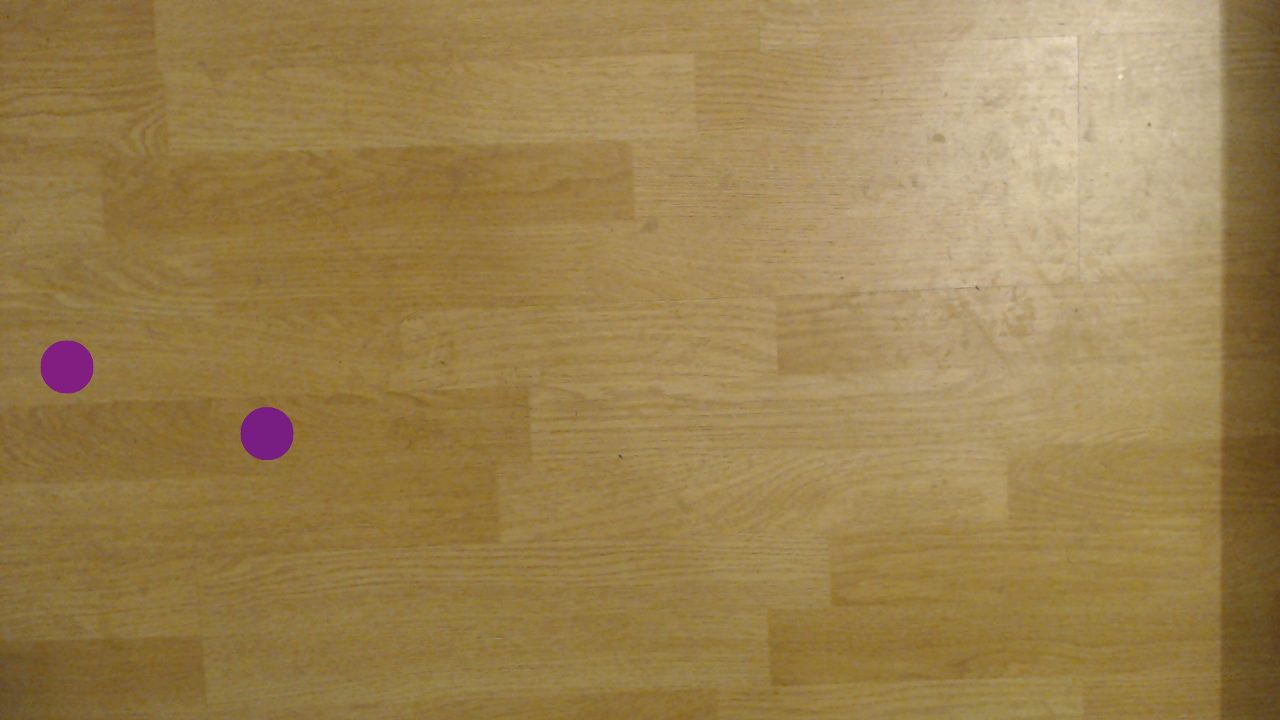
#> input picture lab05/sample01.tiff, 1280 x 720 px, given in place of the camera
$ python task03new.py
#> lines starting #> are read from the running program, lines starting #| are printed output that depends on the picture; after the words box and inside, x2 and y2 are one past the last pixel; in counts of white or black regions, pixels touching at a corner belong together; long printed decimals are rounded
import numpy as np
import cv2
import time

# open the camera
cap = cv2.VideoCapture(0)
framerate=0

LB_trac_value = 0
LB_old_value = 0
LG_trac_value = 25
LG_old_value = 0
LR_trac_value = 80
LR_old_value= 0
HB_trac_value= 200
HB_old_value = 0
HG_trac_value= 70
HG_old_value= 0
HR_trac_value = 255
HR_old_value = 0

blobparams = cv2.SimpleBlobDetector_Params()
blobparams.filterByCircularity = False
blobparams.filterByArea = True
blobparams.minArea =100 #10
blobparams.maxArea =100000
#blobparams.filterByColor= True
#blobparams.blobColor=255
blobparams.minDistBetweenBlobs = 200
##blobparams.filterByConvexity = False
##blobparams.maxConvexity = 3000

detector = cv2.SimpleBlobDetector_create(blobparams)


def LB_updateValue(new_value):
    global LB_trac_value
    LB_trac_value = new_value
    return
def LG_updateValue(new_value):
    global LG_trac_value
    LG_trac_value = new_value
    return
def LR_updateValue(new_value):
    global LR_trac_value
    LR_trac_value = new_value
    return
def HB_updateValue(new_value):
    global HB_trac_value
    HB_trac_value= new_value
    return
def HG_updateValue(new_value):
    global HG_trac_value
    HG_trac_value= new_value
    return
def HR_updateValue(new_value):
    global HR_trac_value
    HR_trac_value = new_value
    return

cv2.namedWindow("Processed")
cv2.createTrackbar("Low Blue trackbar", "Processed", LB_trac_value, 255, LB_updateValue)
cv2.createTrackbar("Low Green trackbar", "Processed", LG_trac_value, 255, LG_updateValue)
cv2.createTrackbar("Low Red trackbar", "Processed", LR_trac_value, 255, LR_updateValue)
cv2.createTrackbar("High Blue trackbar", "Processed", HB_trac_value, 255, HB_updateValue)
cv2.createTrackbar("High Green trackbar", "Processed", HG_trac_value, 255, HG_updateValue)
cv2.createTrackbar("High Red trackbar", "Processed", HR_trac_value, 255, HR_updateValue)
cv2.SimpleBlobDetector_create()
while True:
    #read the image from the camera
    ret, frame = cap.read()
#> frame is the input picture: shape (720, 1280, 3); mean B, G, R 79.9, 129.6, 155.4
    timeold=time.time()
    #You will need this later
    #frame = cv2.cvtColor(frame, ENTER_CORRECT_CONSTANT_HERE)
# colour detection limits
    lB = LB_trac_value
    lG = LG_trac_value
    lR = LR_trac_value
    hB = HB_trac_value
    hG = HG_trac_value
    hR = HR_trac_value
    lowerLimits = np.array([lB, lG, lR])
    upperLimits = np.array([hB, hG, hR])

    # Our operations on the frame come here
    thresholded = cv2.inRange(frame, lowerLimits, upperLimits)
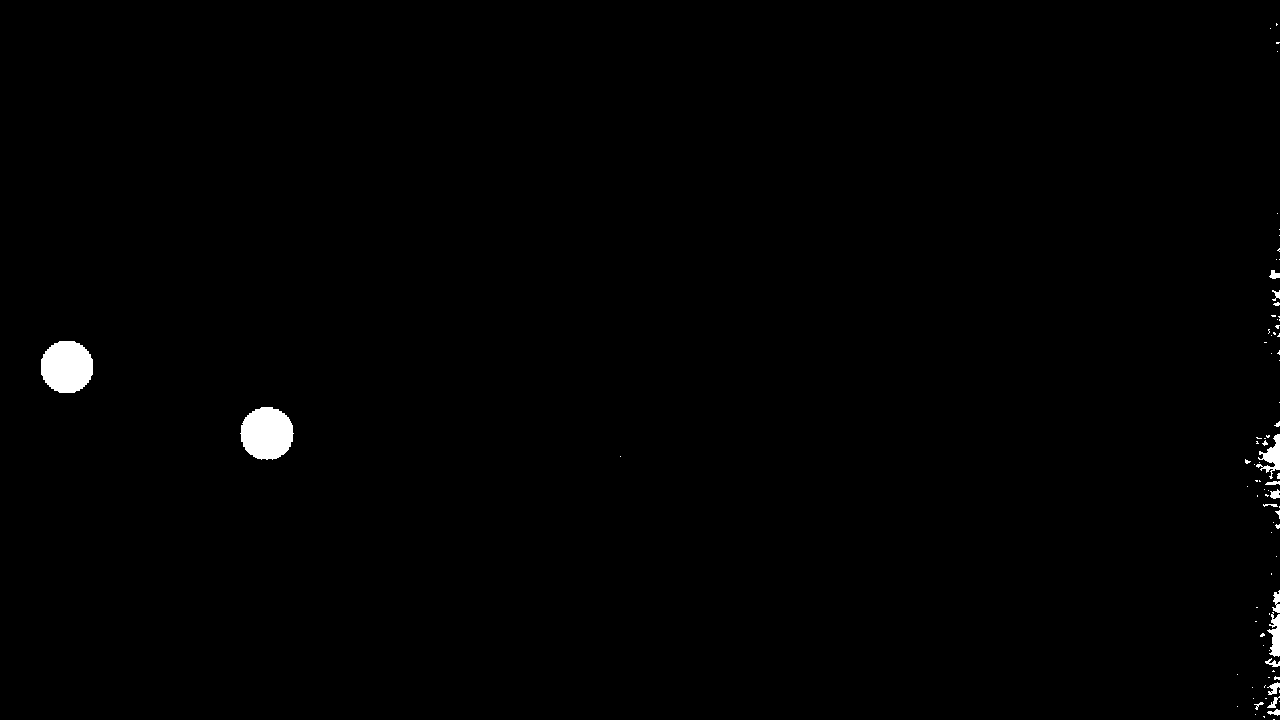
#> thresholded: shape (720, 1280); 0.67% white; 85 white regions (69 under 20 px), largest, box (x1, y1, x2, y2) and area: (240, 407, 294, 460) 2212, (41, 341, 93, 393) 2184, (1256, 434, 1280, 479) 435
    thresholded = cv2.bitwise_not(thresholded)

    keypoints = detector.detect(thresholded)
#> keypoints = 2 keypoints; (x, y, size): (267, 433, 54.1), (66, 366, 53.8)
    #to show the detected keypoints on the screen
    thresh = cv2.drawKeypoints(frame, keypoints, np.array([]), (255,0,0), cv2.DRAW_MATCHES_FLAGS_DRAW_RICH_KEYPOINTS)
    outimage = cv2.bitwise_and(frame, frame, mask = thresholded)

    if len(keypoints)!=0:
        print(keypoints[0].size)#Displays size of one object
#| 54.126
    for keypoint in keypoints:
            thresh = cv2.resize(thresh, (0,0), fx=2, fy=2)
            cv2.putText(thresh, "X("+str(int(keypoint.pt[0]))+")"+"Y("+str(int(keypoint.pt[1]))+")", (2*(int(keypoint.pt[0])), (2*int(keypoint.pt[1]))), cv2.FONT_HERSHEY_SIMPLEX, 1, (0, 255, 0), 2)
            thresh = cv2.resize(thresh, (0,0), fx=0.5, fy=0.5)
#> this loop made 2 passes
#> keypoint on passes 1 to 2: keypoint at (266.5, 433), size 54.1, keypoint at (66.5, 366.5), size 53.8
    # Display the resulting frame
    cv2.imshow('Processed', outimage)
    cv2.imshow('Thresholded', thresholded)

    # Quit the program when 'q' is pressed
    if cv2.waitKey(1) & 0xFF == ord('q'):
#> (key q is pressed here)
        break
    timenew=time.time()

    framerate=1/(timenew-timeold)
    framerate=int(framerate)
    framerate=str(framerate)
    cv2.putText(thresh, framerate, (5, 30), cv2.FONT_HERSHEY_SIMPLEX, 1, (0, 255, 0), 2)
    cv2.imshow('Original', thresh)
    cv2.imshow('Thresholded', thresh)

# When everything done, release the capture
print('closing program')
cap.release()
cv2.destroyAllWindows()
